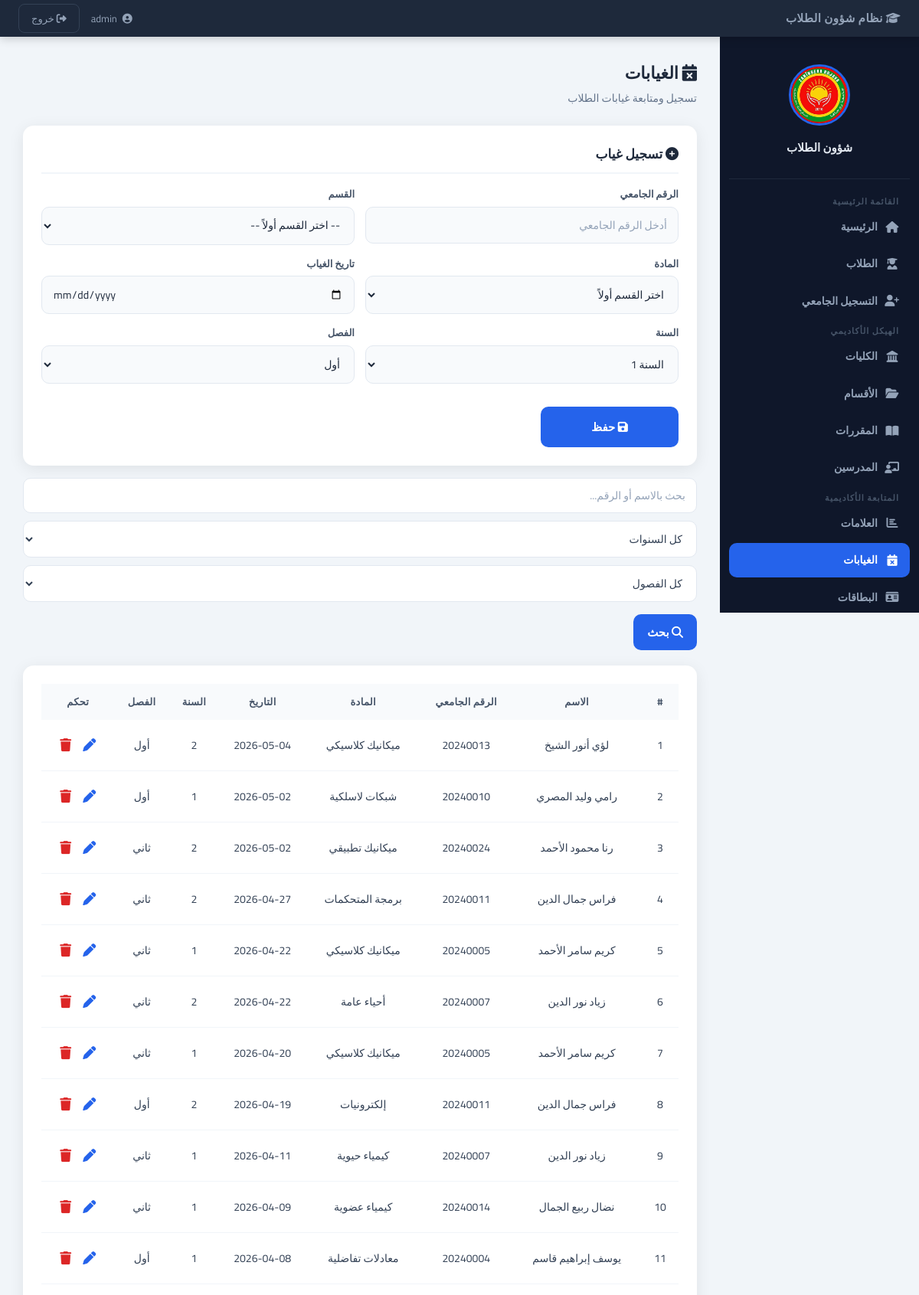
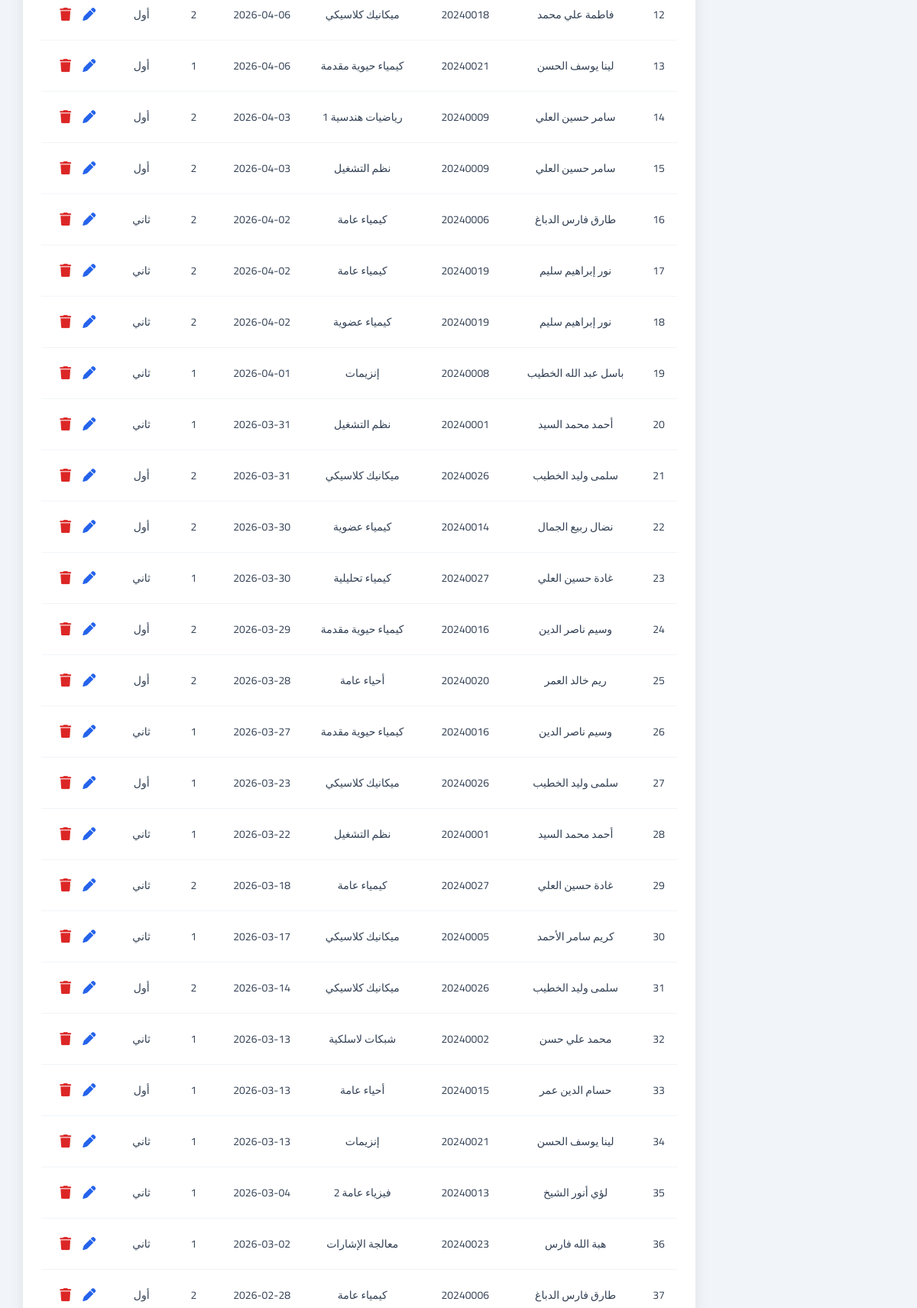
Page /?page=absences (signed in, upper part) on the committed database (2 pictures, top to bottom).
### tables this page shows
CREATE TABLE absences (
    id           INTEGER PRIMARY KEY AUTOINCREMENT,
    student_id   INTEGER NOT NULL,
    subject      TEXT    NOT NULL,
    absence_date TEXT    NOT NULL,
    year         TEXT    NOT NULL,
    semester     TEXT    NOT NULL,
    created_at   TEXT    DEFAULT (datetime('now')),
    FOREIGN KEY (student_id) REFERENCES students(id) ON DELETE CASCADE
);

CREATE TABLE students (
    id            INTEGER PRIMARY KEY AUTOINCREMENT,
    university_id TEXT    NOT NULL UNIQUE,
    name          TEXT    NOT NULL,
    faculty       TEXT,
    department    TEXT,
    birth_place   TEXT,
    birth_date    TEXT,
    address       TEXT,
    phone         TEXT,
    mother_name   TEXT,
    father_name   TEXT,
    gender        TEXT    DEFAULT 'ذكر',
    status        TEXT    DEFAULT 'active',
    image         TEXT,
    created_at    TEXT    DEFAULT (datetime('now')),
    updated_at    TEXT    DEFAULT (datetime('now'))
);

### app/Core/Database.php (called while the page is built, shortened)
<?php
class Database
{
    private static ?PDO $instance = null;
    public static function getInstance(): PDO
    {
        if (self::$instance === null) {
            if (DB_DRIVER === 'sqlite') {
                $pdo = new PDO('sqlite:' . DB_PATH);
                $pdo->exec('PRAGMA foreign_keys = ON;');
            } elseif (DB_DRIVER === 'mysql') {
                $dsn = "mysql:host=" . DB_HOST . ";dbname=" . DB_NAME . ";charset=" . DB_CHARSET;
                $pdo = new PDO($dsn, DB_USER, DB_PASS);
            } else {
                throw new RuntimeException('DB_DRIVER غير مدعوم');
            }
            $pdo->setAttribute(PDO::ATTR_ERRMODE,            PDO::ERRMODE_EXCEPTION);
            $pdo->setAttribute(PDO::ATTR_DEFAULT_FETCH_MODE, PDO::FETCH_ASSOC);
            self::$instance = $pdo;
        }
        return self::$instance;
    }
}

### app/Core/BaseModel.php (called while the page is built, shortened)
<?php
abstract class BaseModel
{
    protected PDO    $db;
    protected string $table;
    public function __construct()
    {
        $this->db = Database::getInstance();
    }
    public function all(string $order = 'id DESC'): array
    {
        return $this->db->query("SELECT * FROM {$this->table} ORDER BY {$order}")
                        ->fetchAll();
    }
}

### app/Models/Absence.php (called while the page is built, shortened)
<?php
class Absence extends BaseModel
{
    public function allWithStudent(string $q = '', string $year = '', string $sem = ''): array
    {
        $where = ['1=1'];
        $p     = [];
        $s = $this->db->prepare(
            "SELECT a.*, s.name AS student_name, s.university_id
             FROM absences a JOIN students s ON a.student_id = s.id
             WHERE " . implode(' AND ', $where) . "
             ORDER BY a.absence_date DESC"
        );
        $s->execute($p);
        return $s->fetchAll();
    }
}

### views/pages/absences.php (the view, shortened to what this page needs)
<?php
$absences = $data['absences'] ?? [];
$q        = htmlspecialchars($_GET['q']        ?? '');
?>
<div class="page-header">
  <h1><i class="fa-solid fa-calendar-xmark"></i> الغيابات</h1>
  <p>تسجيل ومتابعة غيابات الطلاب</p>
</div>
<div class="card">
  <h3><i class="fa-solid fa-plus-circle"></i> تسجيل غياب</h3>
  <form method="POST" action="/std_1_student_manager/controllers/router.php">
    <div class="form-grid">
      <div class="form-group">
        <label>الرقم الجامعي</label>
        <input type="text" name="university_id" placeholder="أدخل الرقم الجامعي" required>
      </div>
      <div class="form-group">
        <label>القسم</label>
        <select id="absDept" onchange="filterAbsCourses()">
          <option value="">-- اختر القسم أولاً --</option>
        </select>
      </div>
      <div class="form-group">
        <label>المادة</label>
        <select name="subject" id="absSubject" required>
          <option value="" disabled selected>اختر القسم أولاً</option>
        </select>
      </div>
      <div class="form-group">
        <label>تاريخ الغياب</label>
        <input type="date" name="absence_date" required>
      </div>
      <div class="form-group">
        <label>السنة</label>
        <select name="year">
          <option value="1">السنة 1</option>
        </select>
      </div>
      <div class="form-group">
        <label>الفصل</label>
        <select name="semester">
          <option value="أول">أول</option>
        </select>
      </div>
    </div>
    <br>
    <button type="submit" class="btn-submit" style="max-width:180px;">
      <i class="fa-solid fa-floppy-disk"></i> حفظ
    </button>
  </form>
</div>
<form method="GET" class="filters-bar" style="margin-top:16px;">
  <input type="text" name="q" value="<?= $q ?>" placeholder="بحث بالاسم أو الرقم...">
  <select name="year">
    <option value="">كل السنوات</option>
  </select>
  <select name="semester">
    <option value="">كل الفصول</option>
  </select>
  <button type="submit" class="btn-submit" style="width:auto; padding:9px 18px;">
    <i class="fa-solid fa-magnifying-glass"></i> بحث
  </button>
</form>
<div class="card">
  <div class="table-wrapper">
    <table>
      <thead>
        <tr>
          <th>#</th>
          <th>الاسم</th>
          <th>الرقم الجامعي</th>
          <th>المادة</th>
          <th>التاريخ</th>
          <th>السنة</th>
          <th>الفصل</th>
          <th>تحكم</th>
        </tr>
      </thead>
      <tbody>
        <?php if (empty($absences)): ?>
          <tr><td colspan="8" style="color:#94a3b8; padding:30px;">لا توجد غيابات مسجلة</td></tr>
        <?php else: ?>
          <?php foreach ($absences as $i => $a): ?>
          <tr>
            <td><?= $i + 1 ?></td>
            <td><?= htmlspecialchars($a['student_name']) ?></td>
            <td><?= htmlspecialchars($a['university_id']) ?></td>
            <td><?= htmlspecialchars($a['subject']) ?></td>
            <td><?= htmlspecialchars($a['absence_date']) ?></td>
            <td><?= htmlspecialchars($a['year']) ?></td>
            <td><?= htmlspecialchars($a['semester']) ?></td>
            <td>
              <button class="edit-btn"
                      onclick="openAbsenceEdit(<?= htmlspecialchars(json_encode($a)) ?>)"
                      title="تعديل">
                <i class="fa-solid fa-pen"></i>
              </button>
              <form method="POST" action="/std_1_student_manager/controllers/router.php"
                    style="display:inline"
                    onsubmit="return confirm('حذف هذا الغياب؟')">
                <button type="submit" class="delete-btn" title="حذف">
                  <i class="fa-solid fa-trash"></i>
                </button>
              </form>
            </td>
          </tr>
          <?php endforeach; ?>
        <?php endif; ?>
      </tbody>
    </table>
  </div>
</div>

### assets/css/main.css (style rules this page uses)
:root { --primary: #2563eb; --primary-dk: #1d4ed8; --dark: #0f172a; --sidebar-w: 260px; --header-h: 48px; --radius: 14px; --shadow: 0 4px 20px rgba(0,0,0,.08); --font: 'Cairo', 'Segoe UI', Tahoma, sans-serif; }
*, *::before, *::after { box-sizing: border-box; margin: 0; padding: 0; }
body { font-family: var(--font); background: #f1f5f9; color: var(--dark); font-size: 15px; line-height: 1.6; }
.card { background: white; padding: 24px; border-radius: var(--radius); box-shadow: var(--shadow); margin-top: 20px; }
.card h3 { font-size: 17px; font-weight: 700; color: #1e293b; margin-bottom: 16px; padding-bottom: 10px; border-bottom: 2px solid #f1f5f9; }
.table-wrapper { overflow-x: auto; }
table { width: 100%; border-collapse: collapse; font-size: 14px; }
thead tr { background: #f8fafc; }
th { padding: 13px 14px; text-align: center; color: #475569; font-weight: 700; font-size: 13px; text-transform: uppercase; letter-spacing: .3px; white-space: nowrap; }
td { padding: 12px 14px; text-align: center; border-bottom: 1px solid #f1f5f9; color: #334155; }
button { font-family: var(--font); cursor: pointer; }
.edit-btn { background: none; border: none; font-size: 17px; cursor: pointer; padding: 5px 6px; border-radius: 6px; color: #2563eb; transition: background .15s; width: auto; }
.delete-btn { background: none; border: none; font-size: 17px; cursor: pointer; padding: 5px 6px; border-radius: 6px; color: #dc2626; transition: background .15s; width: auto; }
.page-header { margin-bottom: 24px; }
.page-header h1 { font-size: 22px; font-weight: 700; color: #1e293b; }
.page-header p { color: #64748b; font-size: 14px; margin-top: 4px; }
.filters-bar { display: flex; flex-wrap: wrap; gap: 10px; margin-bottom: 16px; align-items: center; }
.filters-bar input, .filters-bar select { padding: 9px 14px; border: 1px solid #e2e8f0; border-radius: 10px; font-family: var(--font); font-size: 14px; background: white; color: #334155; outline: none; transition: border-color .2s; margin-bottom: 0; }

### assets/css/forms.css (style rules this page uses)
.form-grid { display: grid; grid-template-columns: 1fr 1fr; gap: 14px; }
.form-group { display: flex; flex-direction: column; gap: 6px; }
.form-group label { font-size: 13px; font-weight: 600; color: #475569; }
input, select, textarea { width: 100%; padding: 10px 14px; border: 1px solid #e2e8f0; border-radius: 10px; font-family: var(--font); font-size: 14px; color: #1e293b; background: #f8fafc; outline: none; transition: border-color .2s, box-shadow .2s; margin-bottom: 0; }
input::placeholder { color: #94a3b8; }
.btn-submit { width: 100%; padding: 12px; background: var(--primary); color: white; border: none; border-radius: 10px; font-size: 15px; font-weight: 700; font-family: var(--font); cursor: pointer; transition: .2s; margin-top: 6px; }

### rows in the picture
absences: student.name "لؤي أنور الشيخ", student.university_id "20240013", subject "ميكانيك كلاسيكي", absence_date "2026-05-04", year "2", semester "أول"
absences: student.name "رامي وليد المصري", student.university_id "20240010", subject "شبكات لاسلكية", absence_date "2026-05-02", year "1", semester "أول"
absences: student.name "رنا محمود الأحمد", student.university_id "20240024", subject "ميكانيك تطبيقي", absence_date "2026-05-02", year "2", semester "ثاني"
absences: student.name "فراس جمال الدين", student.university_id "20240011", subject "برمجة المتحكمات", absence_date "2026-04-27", year "2", semester "ثاني"
absences: student.name "كريم سامر الأحمد", student.university_id "20240005", subject "ميكانيك كلاسيكي", absence_date "2026-04-22", year "1", semester "ثاني"
absences: student.name "زياد نور الدين", student.university_id "20240007", subject "أحياء عامة", absence_date "2026-04-22", year "2", semester "ثاني"
absences: student.name "كريم سامر الأحمد", student.university_id "20240005", subject "ميكانيك كلاسيكي", absence_date "2026-04-20", year "1", semester "ثاني"
absences: student.name "فراس جمال الدين", student.university_id "20240011", subject "إلكترونيات", absence_date "2026-04-19", year "2", semester "أول"
absences: student.name "زياد نور الدين", student.university_id "20240007", subject "كيمياء حيوية", absence_date "2026-04-11", year "1", semester "ثاني"
absences: student.name "نضال ربيع الجمال", student.university_id "20240014", subject "كيمياء عضوية", absence_date "2026-04-09", year "1", semester "ثاني"
absences: student.name "يوسف إبراهيم قاسم", student.university_id "20240004", subject "معادلات تفاضلية", absence_date "2026-04-08", year "1", semester "أول"
absences: student.name "فاطمة علي محمد", student.university_id "20240018", subject "ميكانيك كلاسيكي", absence_date "2026-04-06", year "2", semester "أول"
absences: student.name "لينا يوسف الحسن", student.university_id "20240021", subject "كيمياء حيوية مقدمة", absence_date "2026-04-06", year "1", semester "أول"
absences: student.name "سامر حسين العلي", student.university_id "20240009", subject "رياضيات هندسية 1", absence_date "2026-04-03", year "2", semester "أول"
absences: student.name "سامر حسين العلي", student.university_id "20240009", subject "نظم التشغيل", absence_date "2026-04-03", year "2", semester "أول"
absences: student.name "طارق فارس الدباغ", student.university_id "20240006", subject "كيمياء عامة", absence_date "2026-04-02", year "2", semester "ثاني"
absences: student.name "نور إبراهيم سليم", student.university_id "20240019", subject "كيمياء عامة", absence_date "2026-04-02", year "2", semester "ثاني"
absences: student.name "نور إبراهيم سليم", student.university_id "20240019", subject "كيمياء عضوية", absence_date "2026-04-02", year "2", semester "ثاني"
absences: student.name "باسل عبد الله الخطيب", student.university_id "20240008", subject "إنزيمات", absence_date "2026-04-01", year "1", semester "ثاني"
absences: student.name "أحمد محمد السيد", student.university_id "20240001", subject "نظم التشغيل", absence_date "2026-03-31", year "1", semester "ثاني"
absences: student.name "سلمى وليد الخطيب", student.university_id "20240026", subject "ميكانيك كلاسيكي", absence_date "2026-03-31", year "2", semester "أول"
absences: student.name "نضال ربيع الجمال", student.university_id "20240014", subject "كيمياء عضوية", absence_date "2026-03-30", year "2", semester "أول"
absences: student.name "غادة حسين العلي", student.university_id "20240027", subject "كيمياء تحليلية", absence_date "2026-03-30", year "1", semester "ثاني"
absences: student.name "وسيم ناصر الدين", student.university_id "20240016", subject "كيمياء حيوية مقدمة", absence_date "2026-03-29", year "2", semester "أول"
absences: student.name "ريم خالد العمر", student.university_id "20240020", subject "أحياء عامة", absence_date "2026-03-28", year "2", semester "أول"
absences: student.name "وسيم ناصر الدين", student.university_id "20240016", subject "كيمياء حيوية مقدمة", absence_date "2026-03-27", year "1", semester "ثاني"
absences: student.name "سلمى وليد الخطيب", student.university_id "20240026", subject "ميكانيك كلاسيكي", absence_date "2026-03-23", year "1", semester "أول"
absences: student.name "أحمد محمد السيد", student.university_id "20240001", subject "نظم التشغيل", absence_date "2026-03-22", year "1", semester "ثاني"
absences: student.name "غادة حسين العلي", student.university_id "20240027", subject "كيمياء عامة", absence_date "2026-03-18", year "2", semester "ثاني"
absences: student.name "كريم سامر الأحمد", student.university_id "20240005", subject "ميكانيك كلاسيكي", absence_date "2026-03-17", year "1", semester "ثاني"
absences: student.name "سلمى وليد الخطيب", student.university_id "20240026", subject "ميكانيك كلاسيكي", absence_date "2026-03-14", year "2", semester "أول"
absences: student.name "محمد علي حسن", student.university_id "20240002", subject "شبكات لاسلكية", absence_date "2026-03-13", year "1", semester "ثاني"
absences: student.name "حسام الدين عمر", student.university_id "20240015", subject "أحياء عامة", absence_date "2026-03-13", year "1", semester "أول"
absences: student.name "لينا يوسف الحسن", student.university_id "20240021", subject "إنزيمات", absence_date "2026-03-13", year "1", semester "ثاني"
absences: student.name "لؤي أنور الشيخ", student.university_id "20240013", subject "فيزياء عامة 2", absence_date "2026-03-04", year "1", semester "ثاني"
absences: student.name "هبة الله فارس", student.university_id "20240023", subject "معالجة الإشارات", absence_date "2026-03-02", year "1", semester "ثاني"
absences: student.name "طارق فارس الدباغ", student.university_id "20240006", subject "كيمياء عامة", absence_date "2026-02-28", year "2", semester "أول"
